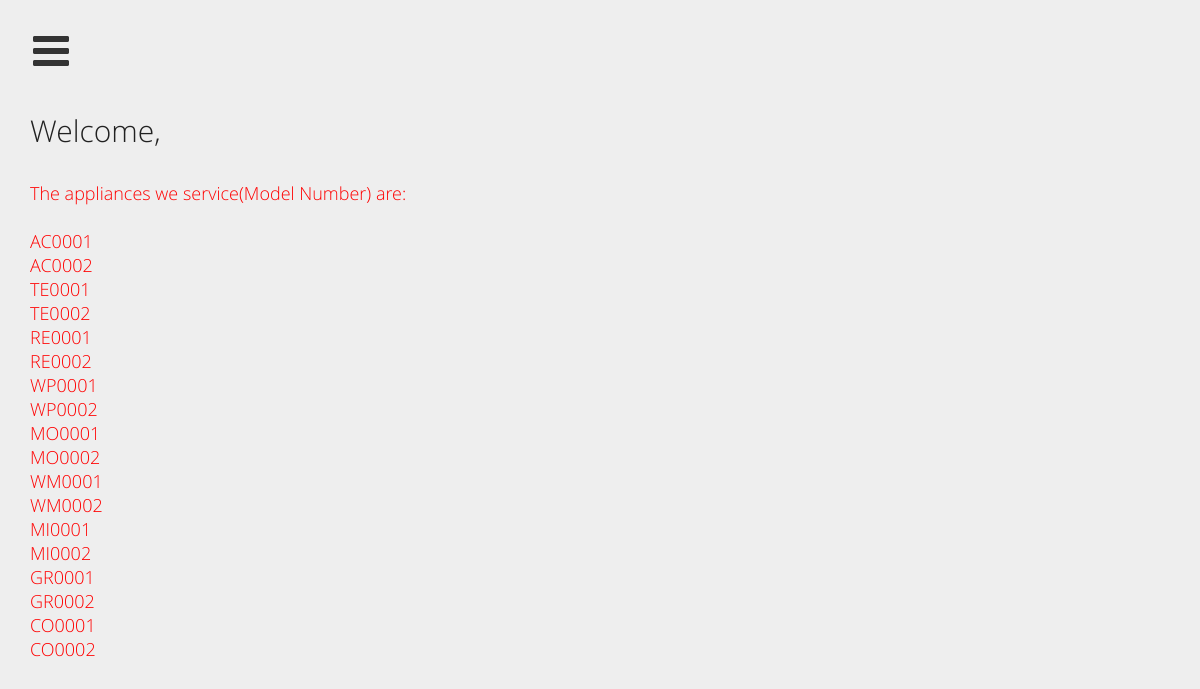
Screenshot of /usr.php with the database file from the repository.
### tables this page shows
CREATE TABLE `model` (
  `MODEL_NO` char(6) NOT NULL,
  `P_ID` char(5) DEFAULT NULL
);

### usr.php (shortened to what this page needs)
<html lang="en" >
<head>
  <link rel="stylesheet" href="/css/usr.css">
  <link href="/css/usr1.css" rel="stylesheet">
  <link href="/css/usr2.css" rel="stylesheet">
</head>
<body>
<div class="container">
  <label data-function="swipe" for="swipe">&#xf0c9;</label>
  <div class="headings" id="content">
     <div id="home">
         <p>Welcome,
         </p>
         <div id="mod">
            <?php include("models.php"); ?>
         </div>
      </div>
  </div>
</div>
</body>
</html>

### models.php
<?php
include("config.php");
$sql="SELECT MODEL_NO FROM model";
$result=mysqli_query($con,$sql);
echo "The appliances we service(Model Number) are: <br><br>";
while($row = mysqli_fetch_array($result,MYSQLI_ASSOC))
{
    echo $row["MODEL_NO"]."<br>";
}
?>

### css/usr.css (style rules this page uses)
* { margin: 0; padding: 0; box-sizing: border-box; }
html, body { height: 100%; }
body { font: 12px 'Open Sans', sans-serif; color: #212121; background: #eeeeee; overflow-x: hidden; }
.container { display: flex; min-height: 100%; }
label[data-function*='swipe'] { position: absolute; top: 30px; left: 30px; z-index: 1; display: block; width: 42px; height: 42px; font: 42px fontawesome; text-align: center; color: #333; cursor: pointer; transform: translate3d(0, 0, 0); transition: transform .3s; }
.headings { flex: 1; padding: 80px 30px; background: #eee; box-shadow: 0 0 5px black; transform: translate3d(0, 0, 0); transition: transform .3s; }
h1, p { margin: 30px 0; font-size: 45px; font-weight: 280; }
p { font-size: 30px; }
#mod { font-size: 150%; color:red; }

### rows the page displays
model: MODEL_NO "AC0001"
model: MODEL_NO "AC0002"
model: MODEL_NO "TE0001"
model: MODEL_NO "TE0002"
model: MODEL_NO "RE0001"
model: MODEL_NO "RE0002"
model: MODEL_NO "WP0001"
model: MODEL_NO "WP0002"
model: MODEL_NO "MO0001"
model: MODEL_NO "MO0002"
model: MODEL_NO "WM0001"
model: MODEL_NO "WM0002"
model: MODEL_NO "MI0001"
model: MODEL_NO "MI0002"
model: MODEL_NO "GR0001"
model: MODEL_NO "GR0002"
model: MODEL_NO "CO0001"
model: MODEL_NO "CO0002"
